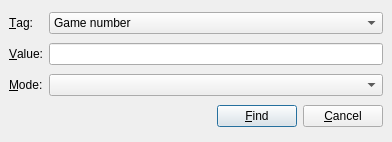
<ui version="4.0" >
 <class>QuickSearchDialog</class>
 <widget class="QDialog" name="QuickSearchDialog" >
  <property name="geometry" >
   <rect>
    <x>0</x>
    <y>0</y>
    <width>392</width>
    <height>142</height>
   </rect>
  </property>
  <property name="windowTitle" >
   <string>Quick Tag Search</string>
  </property>
  <layout class="QGridLayout" >
   <property name="margin" >
    <number>9</number>
   </property>
   <property name="spacing" >
    <number>6</number>
   </property>
   <item row="2" column="1" >
    <widget class="QComboBox" name="modeCombo" />
   </item>
   <item row="0" column="1" >
    <widget class="QComboBox" name="tagCombo" >
     <item>
      <property name="text" >
       <string>Game number</string>
      </property>
     </item>
     <item>
      <property name="text" >
       <string>White</string>
      </property>
     </item>
     <item>
      <property name="text" >
       <string>White Elo</string>
      </property>
     </item>
     <item>
      <property name="text" >
       <string>Black</string>
      </property>
     </item>
     <item>
      <property name="text" >
       <string>Black Elo</string>
      </property>
     </item>
     <item>
      <property name="text" >
       <string>Event</string>
      </property>
     </item>
     <item>
      <property name="text" >
       <string>Site</string>
      </property>
     </item>
     <item>
      <property name="text" >
       <string>Round</string>
      </property>
     </item>
     <item>
      <property name="text" >
       <string>Date</string>
      </property>
     </item>
     <item>
      <property name="text" >
       <string>Result</string>
      </property>
     </item>
     <item>
      <property name="text" >
       <string>ECO</string>
      </property>
     </item>
     <item>
      <property name="text" >
       <string>Length</string>
      </property>
     </item>
    </widget>
   </item>
   <item row="3" column="0" colspan="2" >
    <layout class="QHBoxLayout" >
     <property name="margin" >
      <number>0</number>
     </property>
     <property name="spacing" >
      <number>6</number>
     </property>
     <item>
      <spacer>
       <property name="orientation" >
        <enum>Qt::Horizontal</enum>
       </property>
       <property name="sizeHint" >
        <size>
         <width>40</width>
         <height>20</height>
        </size>
       </property>
      </spacer>
     </item>
     <item>
      <widget class="QPushButton" name="okButton" >
       <property name="text" >
        <string>&amp;Find</string>
       </property>
       <property name="default" >
        <bool>true</bool>
       </property>
      </widget>
     </item>
     <item>
      <widget class="QPushButton" name="cancelButton" >
       <property name="text" >
        <string>&amp;Cancel</string>
       </property>
      </widget>
     </item>
    </layout>
   </item>
   <item row="1" column="1" >
    <widget class="QLineEdit" name="valueEdit" />
   </item>
   <item row="1" column="0" >
    <widget class="QLabel" name="label_2" >
     <property name="text" >
      <string>&amp;Value:</string>
     </property>
     <property name="buddy" >
      <cstring>valueEdit</cstring>
     </property>
    </widget>
   </item>
   <item row="0" column="0" >
    <widget class="QLabel" name="label" >
     <property name="text" >
      <string>&amp;Tag:</string>
     </property>
     <property name="buddy" >
      <cstring>tagCombo</cstring>
     </property>
    </widget>
   </item>
   <item row="2" column="0" >
    <widget class="QLabel" name="label_3" >
     <property name="text" >
      <string>&amp;Mode:</string>
     </property>
     <property name="buddy" >
      <cstring>modeCombo</cstring>
     </property>
    </widget>
   </item>
  </layout>
 </widget>
 <tabstops>
  <tabstop>tagCombo</tabstop>
  <tabstop>valueEdit</tabstop>
  <tabstop>modeCombo</tabstop>
  <tabstop>okButton</tabstop>
  <tabstop>cancelButton</tabstop>
 </tabstops>
 <resources/>
 <connections/>
</ui>
